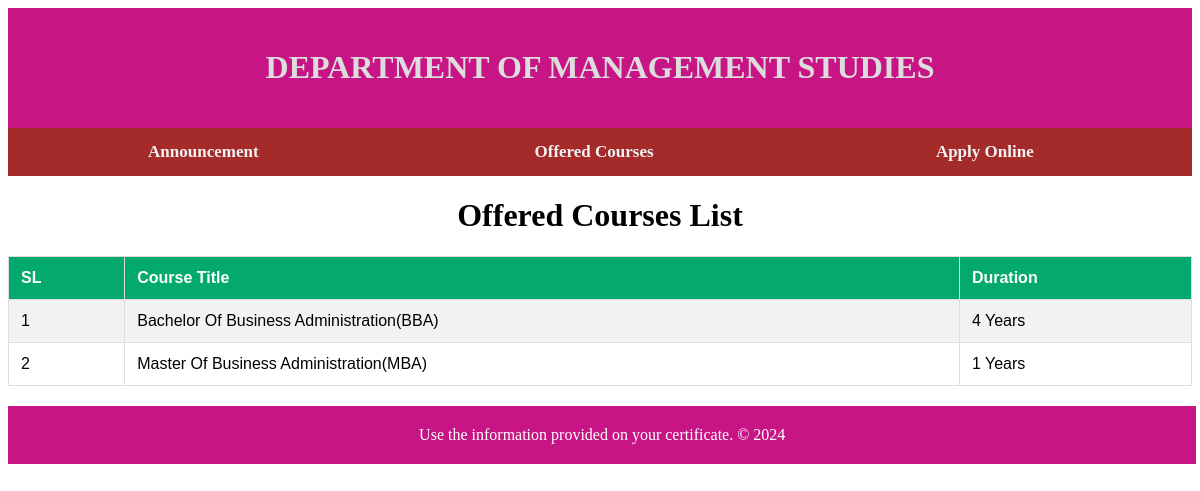
/courses.php, run on the app's committed database.
### tables this page shows
CREATE TABLE `courses` (
  `id` int(20) NOT NULL,
  `title` varchar(100) NOT NULL,
  `duration` varchar(20) NOT NULL
);

### courses.php (the view)
<?php
	include "header.php";
	include "dbconnect.php";
	$sql = "SELECT * FROM courses";
	$result = $conn->query($sql);
?>
<h1 align="center">Offered Courses List</h1>
<table>
	<tr>
		<th>SL</th>
		<th>Course Title</th>
		<th>Duration </th>
	</tr>
	<?php
		while($row=$result->fetch_assoc()){
			echo "<tr>";
			echo "<td>".$row["id"] ."</td>";
			echo "<td>".$row["title"] ."</td>";
			echo "<td>". $row["duration"]."</td>";
			echo "</tr>";
		}
	?>
<table>
<?php
	include "footer.php";
?>

### style01.css (style rules this page uses)
table { font-family: Arial, Helvetica, sans-serif; border-collapse: collapse; width: 100%; }
table, td, th { border: 1px solid #ddd; padding: 12px; }
tr:nth-child(even) { background-color: #f2f2f2; }
th { padding-top: 12px; padding-bottom: 12px; text-align: left; background-color: #04AA6D; color: white; }

### data on the page
courses: id "1", title "Bachelor Of Business Administration(BBA)", duration "4 Years"
courses: id "2", title "Master Of Business Administration(MBA)", duration "1 Years"
